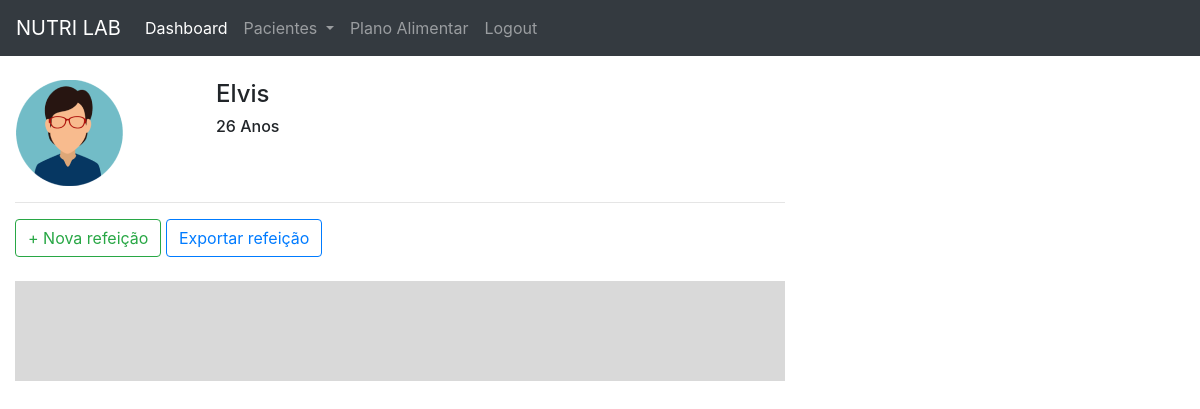
Before: /plano_alimentar/4/ (signed in) with the older database file.
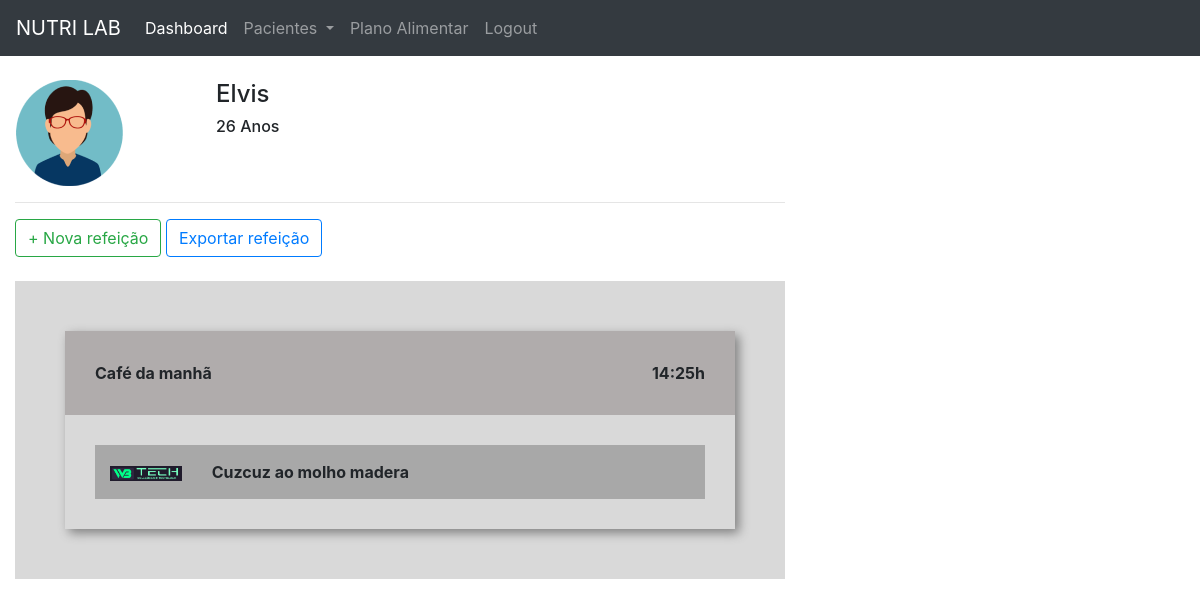
After: the same page with the newer database file.
### plataforma/models.py (models this page shows, shortened)
class Refeicao(models.Model):
    paciente = models.ForeignKey(Pacientes, on_delete=models.CASCADE)
    titulo = models.CharField(max_length=50)
    horario = models.TimeField()
    carboidratos = models.IntegerField()
    proteinas = models.IntegerField()
    gorduras = models.IntegerField()

class Opcao(models.Model):
    refeicao = models.ForeignKey(Refeicao, on_delete=models.CASCADE)
    imagem = models.ImageField(upload_to="opcao")
    descricao = models.TextField()

### plataforma/views.py (the view)
# urls.py: path('plano_alimentar/<str:id>/', views.plano_alimentar, name="plano_alimentar"),
def plano_alimentar(request, id):
    paciente = get_object_or_404(Pacientes, id=id)
    if not paciente.nutri == request.user:
        messages.add_message(request, constants.ERROR, 'Esse paciente não é seu')
        return redirect('/plano_alimentar_listar/')
    if request.method == "GET":
        r1 = Refeicao.objects.filter(paciente=paciente).order_by('horario')
        opcao = Opcao.objects.all()
        return render(request, 'plano_alimentar.html', {'paciente': paciente, 'refeicao':r1, 'opcao': opcao})

### plataforma/templates/plano_alimentar.html (shortened to what this page needs)
{% extends 'base_plataforma.html' %}
{% load static %}
{% block 'plataforma' %}
    <br>
    <div class="row">
        <div class="col-md-3">
                {% if paciente.sexo == "M"%}
                    <img src="{% static 'plataforma/img/perfil2.png' %}">
                {% else %}
                    <img src="{% static 'plataforma/img/perfil1.png' %}">
                {% endif %}
        </div>
        <div class="col-md-3 dados descricao">
            <h4>{{paciente.nome}}</h4>
            <h6>{{paciente.idade}} Anos</h6>
        </div>
    </div>
    <hr>
    <button type="button" class="btn btn-outline-success" data-toggle="modal" data-target="#modal">
        + Nova refeição
    </button>
    <button type="button" class="btn btn-outline-primary">
        Exportar refeição
    </button>
    <br>
    <br>
    <div class="fundo-alimentar">
        {% for re in refeicao %}
            <div class="refeicao">
                <div class="head-refeicao">
                    <span>{{re.titulo}}</span>
                    <span style="float: right;">{{re.horario}}h</span>
                </div>
                <div class="body-refeicao">
                    {% for o1 in opcao%}
                        {% if o1.refeicao == re %}
                            <div class="opcao">
                                <div class="row">
                                    <div class="col-md-2">
                                        <img width="100%" src="{{o1.imagem.url}}">
                                    </div>
                                    <div class="col-md-10">
                                        {{o1.descricao}}
                                    </div>
                                </div>
                            </div>
                        {% endif %}
                    {% endfor %}
                </div>
                </div>
            </div>
            <br>
        {% endfor %}
    </div>
{% endblock%}

Changed rows visible on the page:
added Refeicao: titulo "Café da manhã", horario "14:25"
added Opcao: imagem (picture), descricao "Cuzcuz ao molho madera"
